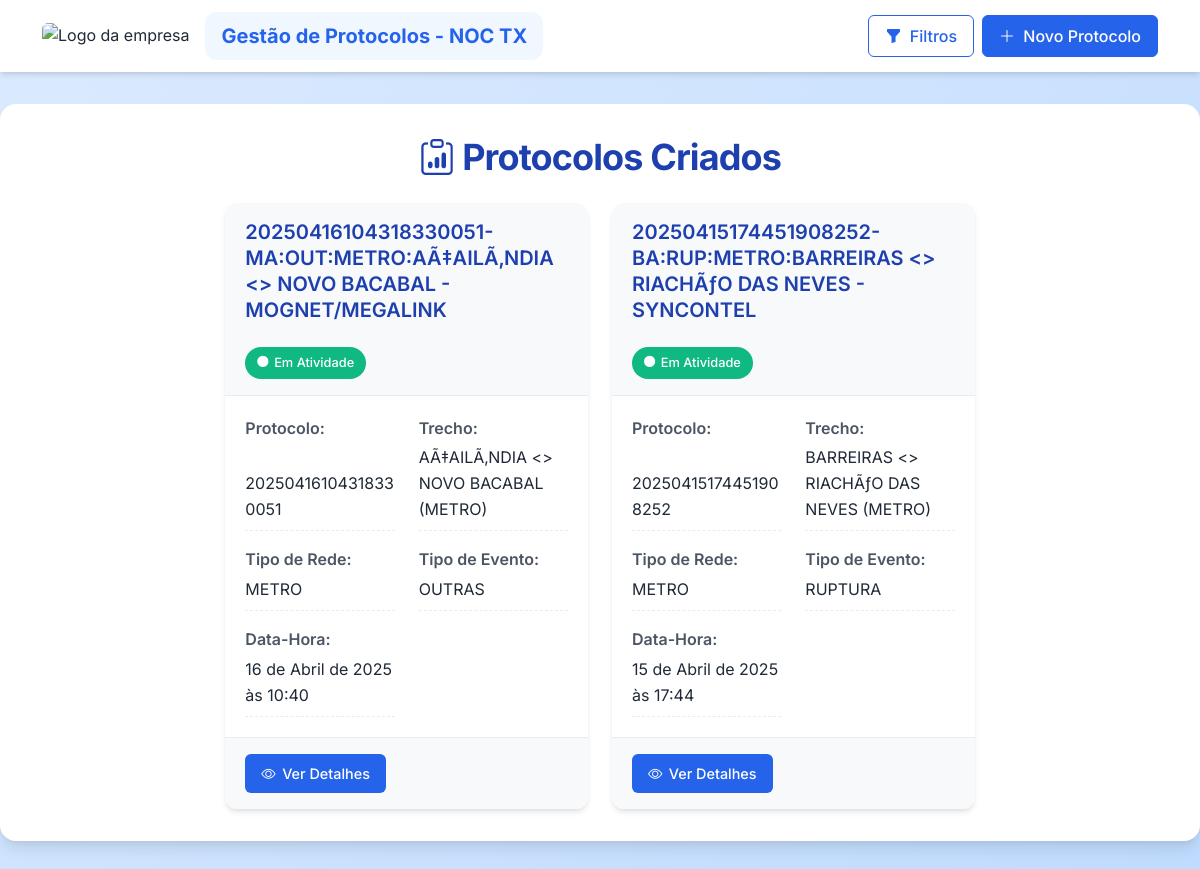
The app's page / (signed in) with its own data.
### protocolocd/models.py (models this page shows, shortened)
class Protocolo(models.Model):
    RUPTURA = 'RUPTURA'
    ATENUACAO = 'ATENUAÇÃO'
    INDISPONIBILIDADE = 'INDISPONIBILIDADE'
    TAXA_ERRO = 'TAXA DE ERRO'
    OSCILACAO = 'OSCILAÇÃO'
    FALHA_ELETRICA = 'FALHA ELÉTRICA'
    OUTRAS = 'OUTRAS'
    TIPOS_EVENTO = [
        (RUPTURA, 'Ruptura'),
        (ATENUACAO, 'Atenuação'),
        (INDISPONIBILIDADE, 'Indisponibilidade'),
        (TAXA_ERRO, 'Taxa de Erro'),
        (OSCILACAO, 'Oscilação'),
        (FALHA_ELETRICA, 'Falha Elétrica'),
        (OUTRAS, 'Outros')
    ]
    METRO = 'METRO'
    DWDM = 'DWDM'
    CAPACIDADE = 'CAPACIDADE'
    TIPOS_REDE = [
        (METRO, 'Rede Metro'),
        (DWDM, 'Rede DWDM'),
        (CAPACIDADE, 'Capacidade'),
    ]
    SIGLAS_EVENTOS = {
        RUPTURA: "RUP",
        ATENUACAO: "ATN",
        INDISPONIBILIDADE: "IND",
        TAXA_ERRO: "TXE",
        OSCILACAO: "OSC",
        FALHA_ELETRICA: "RGE",
        OUTRAS: "OUT",
    }
    TIPOS_ATENDIMENTO = [
        (661, 'NOC TX > ATENUAÇÃO PARCEIRO'),
        (662, 'NOC TX > OSCILAÇÃO PARCEIRO'),
        (663, 'NOC TX > PT NOC - CLIENTE'),
        (664, 'NOC TX > RUPTURA PARCEIRO'),
        (666, 'NOC TX > ATENUAÇÃO MEGALINK'),
        (668, 'NOC TX > OSCILAÇÃO MEGALINK'),
        (723, 'NOC TX > ENERGIA'),
        (660, 'NOC TX'),
        (667, 'NOC TX > INDISPONIBILIDADE SITE'),
        (670, 'NOC TX > REBOOT SITE'),
        (669, 'NOC TX > OUTROS'),
        (671, 'NOC TX > RUPTURA MEGALINK'),
    ]
    status_atendimento_choices = [
        (1, 'PENDENTE (Abertura de OS)'),
        (2, 'AGUARDANDO ANALISE'),
    ]
    pop_trecho = models.ForeignKey('Servico', on_delete=models.SET_NULL, null=True, blank=True, related_name='protocolos_pop_trecho', verbose_name="POP/Trecho")
    trecho = models.ForeignKey('Trecho', on_delete=models.CASCADE, verbose_name="Trecho")
    tipo_rede = models.CharField(max_length=100, choices=TIPOS_REDE)
    numero_chamado_interno = models.CharField(max_length=50, default='AUTOMATICO')
    estado = models.CharField(max_length=2)
    nome_pop_a = models.CharField(max_length=100)
    nome_pop_b = models.CharField(max_length=100)
    nome_responsavel = models.CharField(max_length=100, default='Megalink')
    responsavel_atendimento = models.ForeignKey('Responsavel', on_delete=models.SET_NULL, null=True, blank=True, verbose_name="Responsável pelo Atendimento")
    numero_chamado_os = models.CharField(max_length=50)
    tipo_evento = models.CharField(max_length=20, choices=TIPOS_EVENTO)
    site_a = models.CharField(max_length=100)
    equipamento_site_a = models.CharField(max_length=100)
    porta_site_a = models.CharField(max_length=50)
    site_b = models.CharField(max_length=100)
    equipamento_site_b = models.CharField(max_length=100)
    porta_site_b = models.CharField(max_length=50)
    data_hora_falha = models.DateTimeField()  # Para armazenar data e hora
    responsavel_trecho = models.CharField(max_length=100)
    protocolo_parceiro = models.CharField(max_length=100)
    clientes_afetados = models.TextField()  # Usando TextField para clientes afetados
    data_criacao = models.DateTimeField(auto_now_add=True)
    titulo = models.CharField(max_length=255, editable=False)
    atendimento = models.ForeignKey('Atendimento', null=True, blank=True, on_delete=models.SET_NULL)
    tipo_atendimento = models.IntegerField(
        choices=TIPOS_ATENDIMENTO,
        verbose_name="Tipo de Atendimento",
        help_text="Selecione o tipo de atendimento com base nos IDs disponíveis",
        default=660
    )
    ativo = models.BooleanField(default=True)
    status_atendimento = models.IntegerField(default=2, choices=status_atendimento_choices)
    class Meta:
        ordering = ['trecho']

class Trecho(models.Model):
    uf_a = models.CharField(max_length=2, verbose_name="UF - A")  # Ex.: MA
    municipio_a = models.CharField(max_length=100, verbose_name="Município - A")  # Ex.: Imperatriz
    nome_pop_a = models.CharField(max_length=100, verbose_name="Nome do POP - A")  # Ex.: Eletronet
    trecho = models.CharField(max_length=255, verbose_name="Trecho")  # Ex.: Eletronet <> Vila Nova
    uf_b = models.CharField(max_length=2, verbose_name="UF - B")  # Ex.: MA
    municipio_b = models.CharField(max_length=100, verbose_name="Município - B")  # Ex.: Imperatriz
    nome_pop_b = models.CharField(max_length=100, verbose_name="Nome do POP - B")  # Ex.: Vila Nova
    tipo_rede = models.CharField(max_length=100, verbose_name="Tipo de Rede")  # Ex.: Metro
    responsaveis = models.CharField(max_length=255, verbose_name="Responsáveis")  # Ex.: NETFACIL
    equipamento_a = models.CharField(max_length=100, verbose_name="Equipamento - A", default='')
    porta_a = models.CharField(max_length=100, verbose_name="Porta Equipamento - A", default='')
    equipamento_b = models.CharField(max_length=100, verbose_name="Equipamento - B", default='')
    porta_b = models.CharField(max_length=100, verbose_name="Porta Equipamento - B", default='')
    class Meta:
        ordering = ['trecho']
    def __str__(self):
        return f"{self.trecho} ({self.tipo_rede})"

### protocolocd/views.py (the view)
# urls.py: 2. Add a URL to urlpatterns:  path('', views.home, name='home')
def home(request):
    protocolos_disponiveis = Protocolo.objects.all()
    protocolos_disponiveis = filtrar_protocolos(protocolos_disponiveis, request.GET)
    context = {
        'protocolos': protocolos_disponiveis,
    }
    return render(request, 'protocolocd/home.html', context)

### protocolocd/templates/protocolocd/home.html (shortened to what this page needs)
<!DOCTYPE html>
<html lang="pt-br">
<head>
    <link href="https://cdn.jsdelivr.net/npm/bootstrap@5.3.2/dist/css/bootstrap.min.css" rel="stylesheet">
    <link href="https://cdn.jsdelivr.net/npm/select2@4.1.0/dist/css/select2.min.css" rel="stylesheet" />
    <link rel="stylesheet" href="https://cdn.jsdelivr.net/npm/bootstrap-icons@1.11.1/font/bootstrap-icons.css">
</head>
<body>
    <nav class="navbar navbar-expand-lg navbar-light mb-4">
        <div class="container">
            <div class="d-flex align-items-center">
                <div class="logo-container me-3">
                    <img src="https://imgs.search.brave.com/3nJl0be6aB49Ne5-O0f-NA7VOcx9KY1zG5jy6sHlUdU/rs:fit:860:0:0:0/g:ce/aHR0cHM6Ly9tZWdh/bGlua2ludGVybmV0/LmNvbS5ici9wYi93/cC1jb250ZW50L3Vw/bG9hZHMvMjAyMS8x/Mi9sb2dvLXByaW5j/aXBhbC0xMDI0eDU5/MS5wbmc" alt="Logo da empresa" class="img-fluid">
                </div>
                <a class="navbar-brand" href="{% url 'gestao_protocolos' %}">Gestão de Protocolos - NOC TX</a>
            </div>
            <div class="collapse navbar-collapse justify-content-end" id="navbarNav">
                <ul class="navbar-nav">
                    <li class="nav-item me-2">
                        <button class="btn btn-outline-primary" data-bs-toggle="modal" data-bs-target="#filterModal">
                            <i class="bi bi-funnel-fill me-1"></i> Filtros
                        </button>
                    </li>
                    <li class="nav-item">
                        <a class="btn btn-primary" href="/admin/protocolocd/protocolo/add/">
                            <i class="bi bi-plus-lg me-1"></i> Novo Protocolo
                        </a>
                    </li>
                </ul>
            </div>
        </div>
    </nav>
    <div class="container main-container fade-in">
        <h1 class="text-center"><i class="bi bi-clipboard-data me-2"></i>Protocolos Criados</h1>
        <div class="row g-4 justify-content-center">
            {% for protocolo in protocolos %}
            <div class="col-12 col-md-6 col-lg-4">
                <div class="protocol-card">
                    <div class="card-header">
                        <h5 class="card-title">{{ protocolo.titulo }}</h5>
                        <span class="protocol-badge {% if protocolo.ativo %}badge-active{% else %}badge-inactive{% endif %}">
                            {% if protocolo.ativo %}
                                <i class="bi bi-circle-fill"></i> Em Atividade
                            {% else %}
                                <i class="bi bi-check-circle-fill"></i> Finalizado
                            {% endif %}
                        </span>
                    </div>
                    <div class="card-body">
                        <div class="info-grid">
                            <div class="info-item">
                                <span class="info-label">Protocolo:</span>
                                <span class="info-value">{{ protocolo.numero_chamado_interno }}</span>
                            </div>
                            <div class="info-item">
                                <span class="info-label">Trecho:</span>
                                <span class="info-value">{{ protocolo.trecho }}</span>
                            </div>
                            <div class="info-item">
                                <span class="info-label">Tipo de Rede:</span>
                                <span class="info-value">{{ protocolo.tipo_rede }}</span>
                            </div>
                            <div class="info-item">
                                <span class="info-label">Tipo de Evento:</span>
                                <span class="info-value">{{ protocolo.tipo_evento }}</span>
                            </div>
                            <div class="info-item">
                                <span class="info-label">Data-Hora:</span>
                                <span class="info-value">{{ protocolo.data_hora_falha }}</span>
                            </div>
                        </div>
                    </div>
                    <div class="card-footer">
                        <a href="{% url 'detalhes_protocolo' protocolo.id %}" class="btn-view-details">
                            <i class="bi bi-eye"></i> Ver Detalhes
                        </a>
                    </div>
                </div>
            </div>
            {% endfor %}
        </div>
    </div>
</body>
</html>

### protocolocd/templates/protocolocd/home.html (style rules this page uses)
:root { --primary: #2563eb; --primary-dark: #1e40af; --secondary: #3b82f6; --accent: #4338ca; --success: #10b981; --danger: #ef4444; --background: #f9fafb; --surface: #ffffff; --text-primary: #1f2937; --text-secondary: #4b5563; --text-light: #9ca3af; --border-radius-sm: 6px; --border-radius: 12px; --border-radius-lg: 16px; --shadow-sm: 0 1px 3px rgba(0,0,0,0.12), 0 1px 2px rgba(0,0,0,0.05); --shadow: 0 4px 6px -1px rgba(0,0,0,0.1), 0 2px 4px -1px rgba(0,0,0,0.06); --shadow-lg: 0 10px 15px -3px rgba(0,0,0,0.1), 0 4px 6px -2px rgba(0,0,0,0.05); --transition: all 0.2s ease; }
body { font-family: 'Inter', -apple-system, BlinkMacSystemFont, sans-serif; background: linear-gradient(135deg, #dbeafe, #bfdbfe); background-size: cover; background-position: center; background-attachment: fixed; color: var(--text-primary); line-height: 1.6; }
h1 { font-size: 2.25rem; font-weight: 700; color: var(--primary-dark); margin-bottom: 1.5rem; letter-spacing: -0.025em; }
h5.card-title { font-size: 1.25rem; font-weight: 600; color: var(--primary-dark); margin-bottom: 1rem; }
.navbar { background-color: var(--surface) !important; box-shadow: var(--shadow); padding: 0.75rem 0; }
.navbar-brand { font-weight: 700; color: var(--primary) !important; background-color: rgba(219, 234, 254, 0.4); border-radius: var(--border-radius); padding: 0.5rem 1rem; transition: var(--transition); }
.navbar .btn { padding: 0.5rem 1rem; border-radius: var(--border-radius-sm); font-weight: 500; transition: var(--transition); }
.navbar .btn-primary { background-color: var(--primary); border-color: var(--primary); color: white; }
.navbar .btn-outline-primary { border-color: var(--primary); color: var(--primary); }
.logo-container { display: flex; align-items: center; margin-right: 1rem; }
.logo-container img { max-height: 40px; width: auto; transition: var(--transition); border-radius: var(--border-radius-sm); }
.main-container { background-color: var(--surface); border-radius: var(--border-radius-lg); padding: 2rem; box-shadow: var(--shadow-lg); margin: 2rem auto; max-width: 1200px; }
.protocol-card { background-color: var(--surface); border-radius: var(--border-radius); box-shadow: var(--shadow); transition: var(--transition); overflow: hidden; height: 100%; display: flex; flex-direction: column; }
.card-header { background-color: #f8f9fa; padding: 1rem 1.25rem; border-bottom: 1px solid #e9ecef; display: flex; justify-content: space-between; align-items: center; flex-wrap: wrap; gap: 0.5rem; }
.card-title { font-size: 1.15rem; font-weight: 600; color: var(--primary-dark); margin: 0; line-height: 1.3; }
.card-body { padding: 1.25rem; flex-grow: 1; }
.info-grid { display: grid; grid-template-columns: 1fr; gap: 0.75rem; }
.info-item { display: flex; justify-content: space-between; align-items: baseline; padding-bottom: 0.5rem; border-bottom: 1px dashed #e9ecef; }
.info-label { font-weight: 600; color: var(--text-secondary); margin-right: 0.5rem; flex-shrink: 0; }
.info-value { text-align: right; color: var(--text-primary); word-break: break-word; }
.card-footer { padding: 1rem 1.25rem; background-color: #f8f9fa; border-top: 1px solid #e9ecef; display: flex; justify-content: flex-start; }
.protocol-badge { display: inline-flex; align-items: center; padding: 0.35rem 0.75rem; border-radius: 2rem; font-size: 0.8rem; font-weight: 500; white-space: nowrap; }
.badge-active { background-color: #10b981; color: white; }
.protocol-badge i { font-size: 0.7rem; margin-right: 0.35rem; }
.btn-view-details { display: inline-flex; align-items: center; background-color: var(--primary); color: white; border: none; border-radius: var(--border-radius-sm); padding: 0.5rem 1rem; font-size: 0.9rem; font-weight: 500; text-decoration: none; transition: var(--transition); }
.btn-view-details i { margin-right: 0.4rem; }
@media (min-width: 576px) { .info-grid { grid-template-columns: repeat(2, 1fr); gap: 1rem 1.5rem; } }
@media (min-width: 576px) { .info-item { flex-direction: column; align-items: flex-start; } }
@media (min-width: 576px) { .info-value { text-align: left; margin-top: 0.25rem; } }
.d-flex { display: flex; }
.mb-4 { margin-bottom: 1rem; }
.fade-in { animation: fadeIn 0.3s ease forwards; }

### records on screen
Protocolo: titulo "20250416104318330051-MA:OUT:METRO:AÃ‡AILÃ‚NDIA <> NOVO BACABAL - MOGNET/MEGALINK", ativo True (drawn), numero_chamado_interno "20250416104318330051", trecho "AÃ‡AILÃ‚NDIA <> NOVO BACABAL (METRO)", tipo_rede "METRO", tipo_evento "OUTRAS", data_hora_falha "16 de Abril de 2025 às 10:40"
Protocolo: titulo "20250415174451908252-BA:RUP:METRO:BARREIRAS <> RIACHÃƒO DAS NEVES - SYNCONTEL", ativo True (drawn), numero_chamado_interno "20250415174451908252", trecho "BARREIRAS <> RIACHÃƒO DAS NEVES (METRO)", tipo_rede "METRO", tipo_evento "RUPTURA", data_hora_falha "15 de Abril de 2025 às 17:44"
